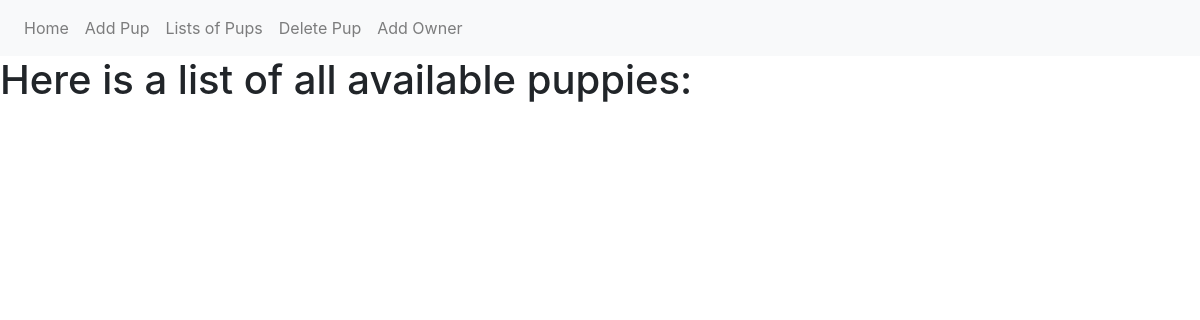
Page /list on the earlier database version.
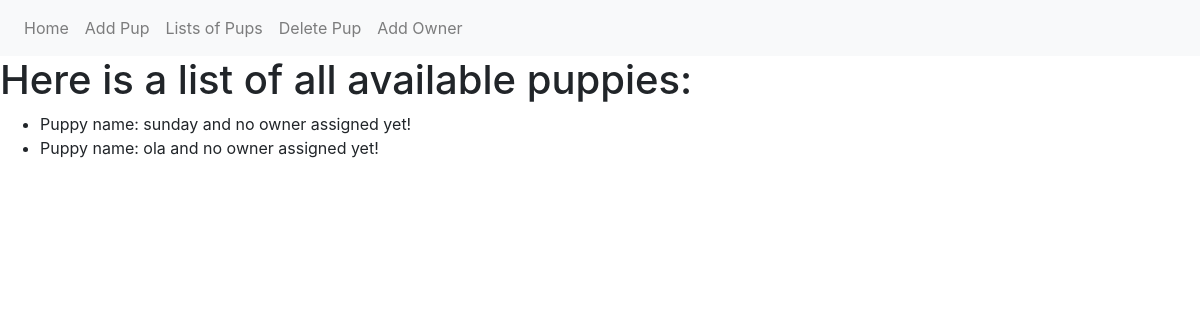
Same page on the later database version.
### adoption_site.py (models this page shows, shortened)
class Puppy(db.Model):
    __tablename__ = 'puppies'
    id = db.Column(db.Integer,primary_key=True)
    name = db.Column(db.Text)
    owner = db.relationship('Owner',backref = 'puppy',uselist=False)
    def __repr__(self):
        if self.owner:
           return f"Puppy name: {self.name} and owner is {self.owner.name}"
        else:
            return f"Puppy name: {self.name} and no owner assigned yet!"

### adoption_site.py (the view)
@app.route('/list')
def list_pup():
    puppies = Puppy.query.all()
    return render_template('list.html',puppies=puppies)

### templates/list.html
{% extends 'base.html' %}
{% block content %}
   <div class="jumbotrom">
       <h1>Here is a list of all available puppies:</h1>
       <ul>
           {% for pup in puppies %}
             <li>{{pup}}</li>
           {% endfor %}
       </ul>
   </div>
{% endblock %}

### templates/base.html (shortened to what this page needs)
<!DOCTYPE html>
<html lang="en">
<head>
    <link rel="stylesheet" href="https://stackpath.bootstrapcdn.com/bootstrap/4.5.2/css/bootstrap.min.css">
</head>
<body>
    <nav class="navbar navbar-expand-lg navbar-light bg-light">
       <div class="navbar-nav">
         <a class="nav-item nav-link" href="{{url_for('index')}}">Home</a>
         <a class="nav-item nav-link" href="{{url_for('add_pup')}}">Add Pup</a>
         <a class="nav-item nav-link" href="{{url_for('list_pup')}}">Lists of Pups</a>
         <a class="nav-item nav-link" href="{{url_for('del_pup')}}">Delete Pup</a>
         <a class="nav-item nav-link" href="{{url_for('add_owner')}}">Add Owner</a>
       </div>
    </nav>
    {% block content %}
    {% endblock %}
</body>
</html>

Differences in the rows shown:
added Puppy: name "Puppy name: sunday and no owner assigned yet!"
added Puppy: name "Puppy name: ola and no owner assigned yet!"
